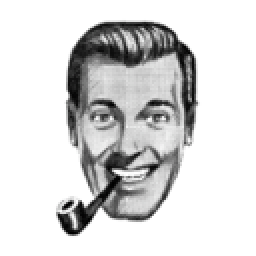
#> input picture share/qt/img/reload_scaled.png, 128 x 128 px (shown 2 times larger)
$ python make_spinner.py   (older library calls are emulated)
#> lines starting #> are read from the running program, lines starting #| are printed output that depends on the picture
#!/usr/bin/env python
# W.J. van der Laan, 2011
# Make spinning .mng animation from a .png
# Requires imagemagick 6.7+
from __future__ import division
from os import path
from PIL import Image
from subprocess import Popen

SRC='img/reload_scaled.png'
DST='../../src/qt/res/movies/update_spinner.mng'
TMPDIR='/tmp'
TMPNAME='tmp-%03i.png'
NUMFRAMES=35
FRAMERATE=10.0
CONVERT='convert'
CLOCKWISE=False
DSIZE=(16,16)

im_src = Image.open(SRC)
#> im_src is the input picture: PIL image 128x128 RGBA; mean R, G, B, A 51.6, 51.6, 51.6, 86.6

if CLOCKWISE:
    im_src = im_src.transpose(Image.FLIP_LEFT_RIGHT)

def frame_to_filename(frame):
    return path.join(TMPDIR, TMPNAME % frame)

frame_files = []
for frame in xrange(NUMFRAMES):
    rotation = (frame + 0.5) / NUMFRAMES * 360.0
    if CLOCKWISE:
        rotation = -rotation
    im_new = im_src.rotate(rotation, Image.BICUBIC)
    im_new.thumbnail(DSIZE, Image.ANTIALIAS)
    outfile = frame_to_filename(frame)
    im_new.save(outfile, 'png')
    frame_files.append(outfile)
#> this loop made 35 passes
#> pass 1, `im_new = im_src.rotate(rotation, Image.BICUBIC)`:
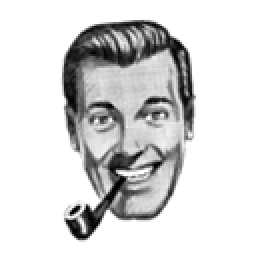
#> im_new: PIL image 128x128 RGBA (shown 2 times larger); mean R, G, B, A 51, 51, 51, 86.5; transparent parts drawn white
#> pass 1, `im_new.save(outfile, 'png')`:
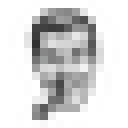
#> saved as tmp-000.png: PIL image 16x16 RGBA (shown 8 times larger); mean R, G, B, A 73, 73, 73, 86.6; transparent parts drawn white
#> pass 2, `im_new = im_src.rotate(rotation, Image.BICUBIC)`:
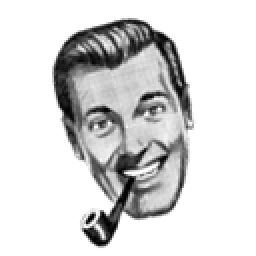
#> im_new: PIL image 128x128 RGBA (shown 2 times larger); mean R, G, B, A 51, 51, 51, 86.5; transparent parts drawn white
#> pass 2, `im_new.save(outfile, 'png')`:
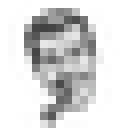
#> saved as tmp-001.png: PIL image 16x16 RGBA (shown 8 times larger); mean R, G, B, A 69.4, 69.5, 69.4, 86.5; transparent parts drawn white
#> after the loop:
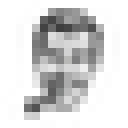
#> im_new: PIL image 16x16 RGBA (shown 8 times larger); mean R, G, B, A 72.7, 72.8, 72.7, 86.6; transparent parts drawn white
#> after the loop, frame_files = 35 items, first 6: '/tmp/tmp-000.png', '/tmp/tmp-001.png', '/tmp/tmp-002.png', '/tmp/tmp-003.png', '/tmp/tmp-004.png', '/tmp/tmp-005.png'

p = Popen([CONVERT, "-delay", str(FRAMERATE), "-dispose", "2"] + frame_files + [DST])
p.communicate()
